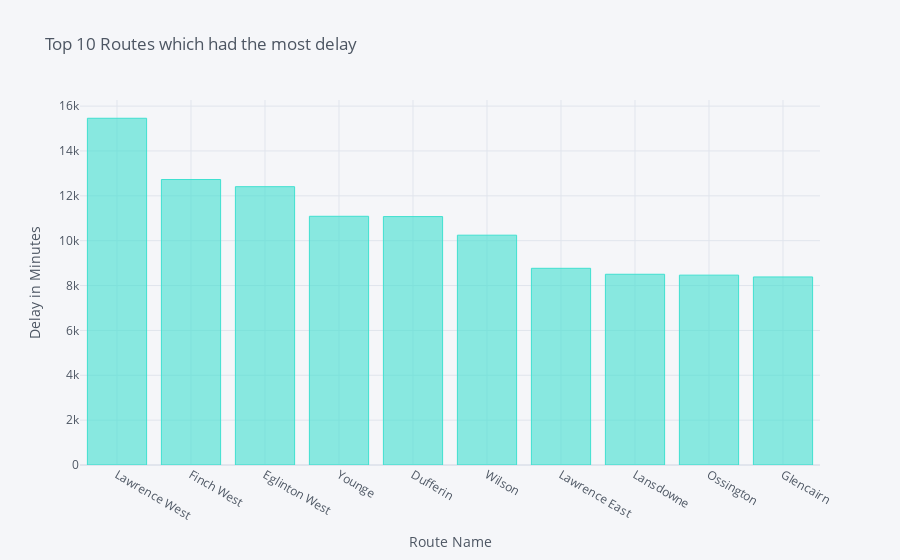

This figure's notebook cell:
### Code cell
Route_20.iplot(kind='bar',x = 'Route', y = 'Min Delay', title="Top 10 Routes which had the most delay", 
xTitle = 'Route Name', yTitle = 'Delay in Minutes',colors = 'turquoise') #Another Lovely Color

### Figure 1 — Plotly figure (JSON) as saved in the notebook; plotly's stock layout.template omitted (floating-point values rounded to 4 significant figures)
{"data": [{"marker": {"color": "rgba(64, 224, 208, 0.6)", "line": {"color": "rgba(64, 224, 208, 1.0)", "width": 1}}, "name": "Min Delay", "orientation": "v", "text": "", "type": "bar", "x": ["Lawrence West", "Finch West", "Eglinton West", "Younge", "Dufferin", "Wilson", "Lawrence East", "Lansdowne", "Ossington", "Glencairn"], "y": [15459, 12728, 12408, 11088, 11075, 10246, 8769, 8504, 8465, 8384]}], "layout": {"legend": {"bgcolor": "#F5F6F9", "font": {"color": "#4D5663"}}, "paper_bgcolor": "#F5F6F9", "plot_bgcolor": "#F5F6F9", "title": {"font": {"color": "#4D5663"}, "text": "Top 10 Routes which had the most delay"}, "xaxis": {"gridcolor": "#E1E5ED", "showgrid": true, "tickfont": {"color": "#4D5663"}, "title": {"font": {"color": "#4D5663"}, "text": "Route Name"}, "zerolinecolor": "#E1E5ED"}, "yaxis": {"gridcolor": "#E1E5ED", "showgrid": true, "tickfont": {"color": "#4D5663"}, "title": {"font": {"color": "#4D5663"}, "text": "Delay in Minutes"}, "zerolinecolor": "#E1E5ED"}}}
